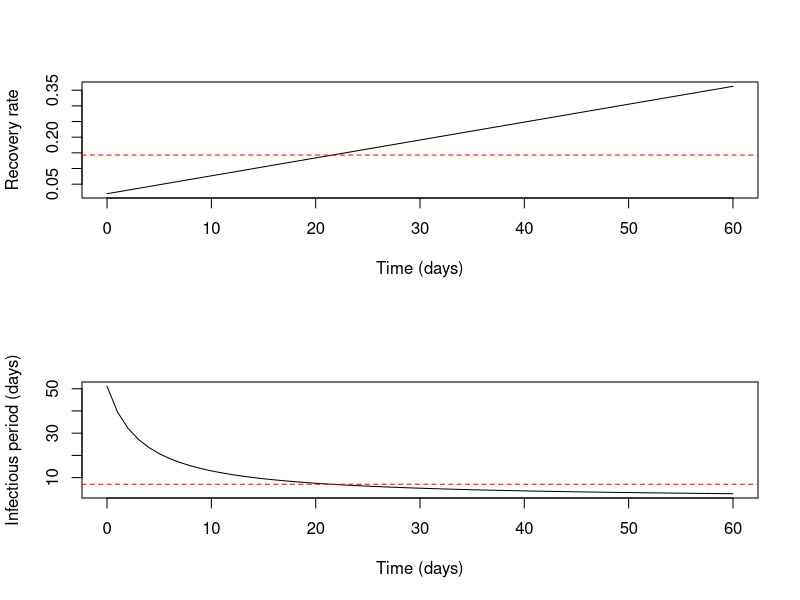
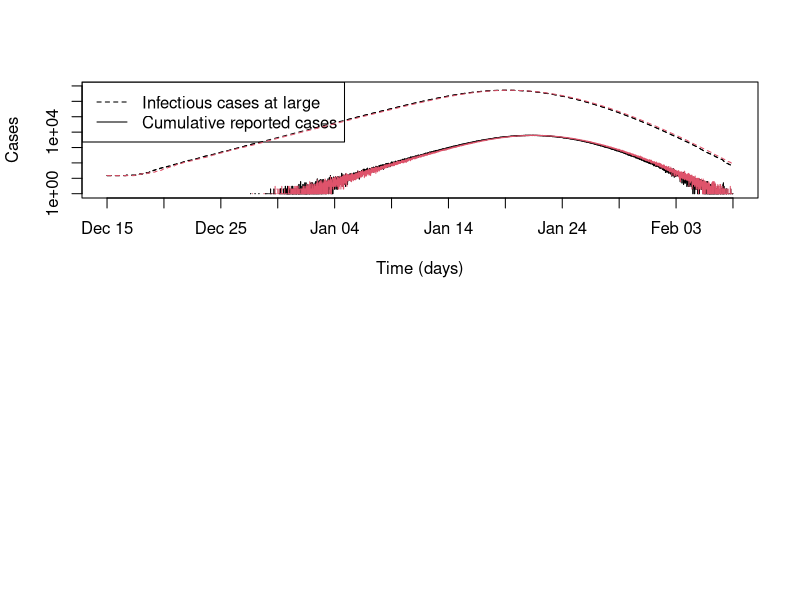

R code for these plots, in order:
## ---- chunk 1
knitr::opts_chunk$set(echo = TRUE, cache=TRUE)
## ---- chunk 2
gamma <- function(b=0.137/7, a0=0.04/7, t){
  # linear function
  # arguments (names chosen to follow Drake et al. (2006) https://doi.org/10.1371/journal.pone.0000020)
  # default parameters from "reduced model w/o week 8" estimates for SARS with units adjusted from weeks to days
  #    b: intercept (positive)
  #    a0: slope parameter (units of days, positive)
  #    t: time in the model
  
  gamma <- b + a0*t
  return(gamma)
}
## ---- chunk 3
t <- seq(0, 60)
g <- gamma(t=t)
par(mfrow=c(2,1))
plot(t,g, type='l', xlab='Time (days)', ylab='Recovery rate')
abline(h=1/7, lty=2, col='red')
plot(t, 1/g, type='l', xlab='Time (days)', ylab='Infectious period (days)')
abline(h=7, lty=2, col='red')

## ---- chunk 4
onestep <- function (x, params) {  #function to calculate one step of stochastic SIR
  
  S <- x[2]                            #local variable for susceptibles
  
  E1 <- x[3]                           #exposed classes
  E2 <- x[4]
  E3 <- x[5]
  E4 <- x[6]
  E5 <- x[7]
  E6 <- x[8]
  
  I1 <- x[9]                           #infectious classes
  I2 <- x[10]
  I3 <- x[11]
  I4 <- x[12]
  I5 <- x[13]
  I6 <- x[14]
  
  I <- I1+I2+I3+I4+I5+I6
  
  R <- x[15]                          #local variable for recovereds
  N <- S+E1+E2+E3+E4+E5+E6+I1+I2+I3+I4+I5+I6+R                           #total population size (subject to demographic change)
  
  t <- x[16]                          #get current time
  
  
  with(                                #use with as in deterministic model to simplify code
       as.list(params), 
       {
         gammai <- 6*gamma(b=b, a0=a0, t=as.numeric(t))  # multiplier 6 for pseudo stage
         sigmai <- 6*sigma  # multiplier 6 for pseudo stages

         rates <- as.numeric(c(beta*I/N,
                    sigmai, sigmai, sigmai, sigmai, sigmai, sigmai,
                    gammai, gammai, gammai, gammai, gammai, gammai))

         states0 <- x[2:(length(x)-1)]
         
         # transition probabilities
         
         p <- matrix(0, nrow=length(rates),ncol=length(states0))                                     # matrix to hold transitions probs
                
         p[1,]  <- c(exp(-rates[1]*dt),1-exp(-rates[1]*dt), 0, 0, 0, 0, 0, 0, 0, 0, 0, 0, 0, 0)   # S-> E
         
         p[2,]  <- c(0, exp(-rates[2]*dt), 1-exp(-rates[2]*dt), 0, 0, 0, 0, 0, 0, 0, 0, 0, 0, 0)    # Transitions out of E
         p[3,]  <- c(0, 0, exp(-rates[3]*dt), 1-exp(-rates[3]*dt), 0, 0, 0, 0, 0, 0, 0, 0, 0, 0)    # Transitions out of E
         p[4,]  <- c(0, 0, 0, exp(-rates[4]*dt), 1-exp(-rates[4]*dt), 0, 0, 0, 0, 0, 0, 0, 0, 0)    # Transitions out of E
         p[5,]  <- c(0, 0, 0, 0, exp(-rates[5]*dt), 1-exp(-rates[5]*dt), 0, 0, 0, 0, 0, 0, 0, 0)    # Transitions out of E
         p[6,]  <- c(0, 0, 0, 0, 0, exp(-rates[6]*dt), 1-exp(-rates[6]*dt), 0, 0, 0, 0, 0, 0, 0)    # Transitions out of E
         p[7,]  <- c(0, 0, 0, 0, 0, 0, exp(-rates[7]*dt), 1-exp(-rates[7]*dt), 0, 0, 0, 0, 0, 0)    # Transitions out of E
         
         p[8,]  <- c(0, 0, 0, 0, 0, 0, 0, exp(-rates[8]*dt), 1-exp(-rates[8]*dt), 0, 0, 0, 0, 0)    # Transitions out of I
         p[9,]  <- c(0, 0, 0, 0, 0, 0, 0, 0, exp(-rates[9]*dt), 1-exp(-rates[9]*dt), 0, 0, 0, 0)    # Transitions out of I
         p[10,] <- c(0, 0, 0, 0, 0, 0, 0, 0, 0, exp(-rates[10]*dt), 1-exp(-rates[10]*dt), 0, 0, 0)    # Transitions out of I
         p[11,] <- c(0, 0, 0, 0, 0, 0, 0, 0, 0, 0, exp(-rates[11]*dt), 1-exp(-rates[11]*dt), 0, 0)    # Transitions out of I
         p[12,] <- c(0, 0, 0, 0, 0, 0, 0, 0, 0, 0, 0, exp(-rates[12]*dt), 1-exp(-rates[12]*dt), 0)    # Transitions out of I
         p[13,] <- c(0, 0, 0, 0, 0, 0, 0, 0, 0, 0, 0, 0, exp(-rates[13]*dt), 1-exp(-rates[13]*dt))    # Transitions out of I

         # update states
         
         states1 <- matrix(0, nrow=length(rates),ncol=length(states0))                                # matrix to hold future states

         for(i in 1:length(rates)){
           states1[i,] <- t(rmultinom(1, states0[i], p[i,]) ) 
         }
         
         states1 <- colSums(states1)
         
         return(x <- c(dt, states1, tail(x,1)+dt))
       }
       )
}
## ---- chunk 5
model <- function (x, params, nstep) {  #function to simulate stochastic SIR
  output <- array(dim=c(nstep+1,length(x)))         #set up array to store results
  colnames(output) <- c("time","S",
                        "E1", "E2", "E3", "E4", "E5", "E6",
                        "I1", "I2", "I3", "I4", "I5", "I6",
                        "R", "cum.time") #name variables
  output[1,] <- x                           #first record of output is initial condition
  for (k in 1:nstep) {                      #iterate for nstep steps
    output[k+1,] <- x <- as.numeric(onestep(x,params))
  }
  output                                    #return output
}
## ---- chunk 6
start <- as.Date('12/15/2019',format='%m/%d/%Y')

set.seed(1252019)                #set seed

evaluate.model <- function(params=list(beta=3.7, sigma=1/5.6, b=0.137/7, a0=0.04/7, dt=0.005), nsims=2, pop.size=11081000, nstep=11000){

  E10 <- 0
  E20 <- 0
  E30 <- 0
  E40 <- 0
  E50 <- 0
  E60 <- 0
  
  E0 <- E10+E20+E30+E40+E50+E60
  
  I10 <- 3
  I20 <- 3
  I30 <- 3
  I40 <- 3
  I50 <- 3
  I60 <- 0
  
  I0 <- I10+I20+I30+I40+I50+I60
            
  S0 <- round(pop.size-E0-I0)        #initial number susceptible 
  xstart <- c(time=0, S=S0,
              E1=E10, E2=E20, E3=E30, E4=E40, E5=E50, E6=E60,
              I1=I10, I2=I20, I3=I30, I4=I40, I5=I50, I6=I60,
              R=pop.size-E10-E20-E30-E40-E50-E60-S0-I10-I20-I30-I40-I50-I60,
              cum.time = 0) #initial conditions
  data <- vector(mode='list',length=nsims) #initialize list to store the output
  for (k in 1:nsims) {              #simulate nsims times
    data[[k]] <- as.data.frame(model(xstart,params,nstep))
    data[[k]]$cum.time <- cumsum(data[[k]]$time)
  }
  
  for(i in 1:nsims) data[[i]]$I <- data[[i]]$I1 + data[[i]]$I2 + data[[i]]$I3 + data[[i]]$I4 + data[[i]]$I5 + data[[i]]$I6
  
  max.time<-data[[1]]$cum.time[max(which(data[[1]]$I>0))] #maximum time in first simulation
  max.y<-1.8*max(data[[1]]$I)       #find max infected in run 1 and increase by 80% for plot
  plot(I~cum.time,data=data[[1]],xlab='Time (days)',ylab='Cases',col=1,xlim=c(0,max.time),ylim=c(1,max.y), type='l', lty=2, log='y', axes=FALSE)
  lines(R~cum.time,data=data[[1]], col=1,xlim=c(0,max.time),ylim=c(0,max.y), lty=1)
  legend('topleft', lty=c(2,1), legend=c('Infectious cases at large','Cumulative reported cases'))
  axis(1, at=seq(0,max.time,5), labels=format(start+seq(0,max.time,5), format= '%b %d'))
  axis(2)
  box()

  for (k in 1:nsims) {              #add multiple epidemics to plot
    lines(I~cum.time,data=data[[k]],col=k,type='l', lty=2)
    lines(R~cum.time,data=data[[k]],col=k, type='l', lty=1)

  }
}

evaluate.model()
